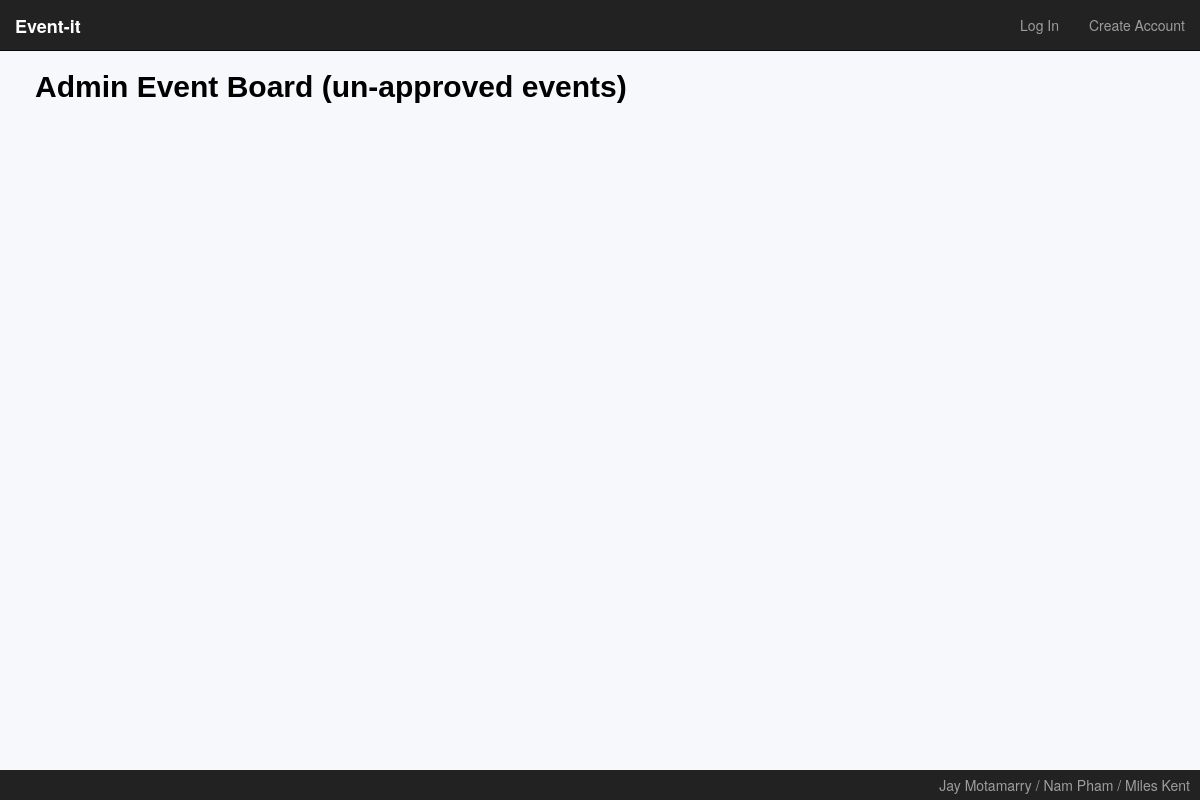
Page /members/moderator/ on the earlier database version.
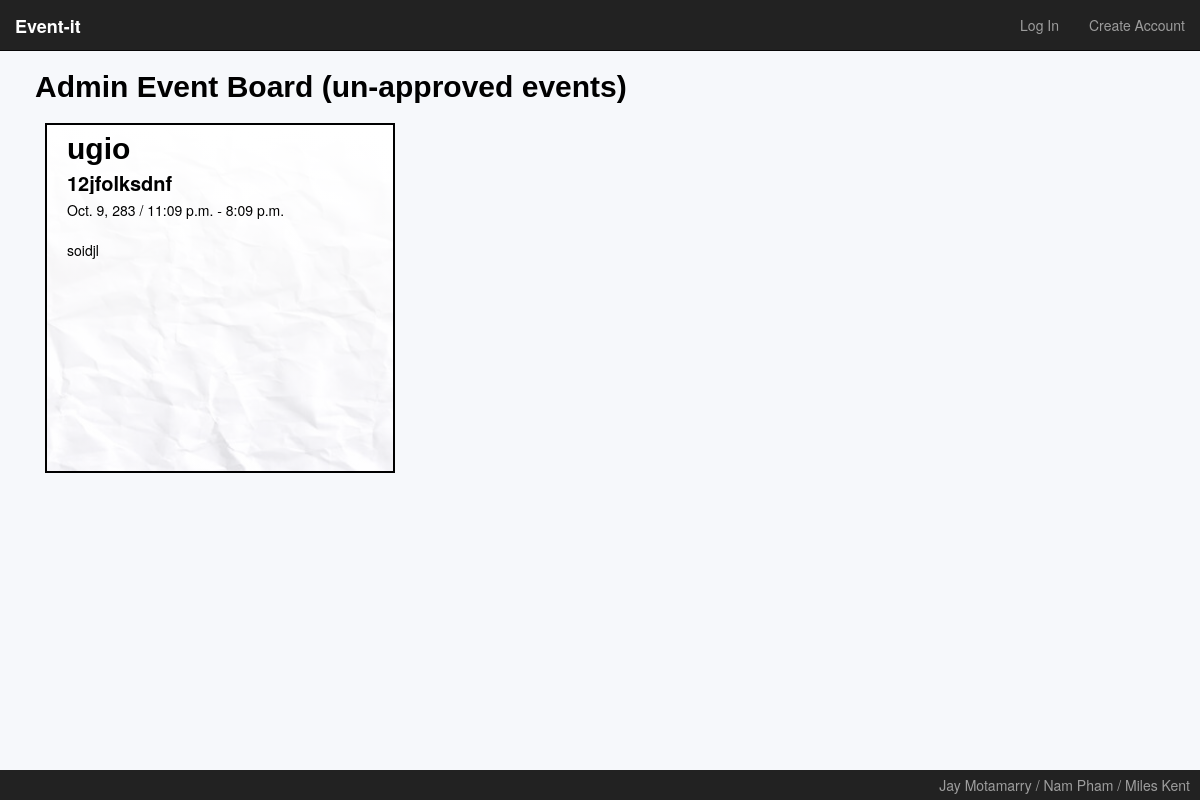
Same page on the later database version.
### events/models.py (models this page shows, shortened)
class Event(models.Model):                                      # makes the main data model, each event has the attributes below
    title        = models.CharField(max_length=120)
    description  = models.TextField(blank=True, default='')
    repeats      = models.BooleanField(default=False)
    approved     = models.BooleanField(default=False)
    date         = models.DateField()
    start_time   = models.TimeField()
    end_time     = models.TimeField()
    posting_club = models.CharField(max_length=100)
    user         = models.ForeignKey(to=User, related_name="events", blank=True, null=True, on_delete=models.CASCADE)
    image        = models.ImageField(null=True, blank=True, upload_to='images/')

### members/views.py (the view)
def moderator_view(request):        # directs to a page for only moderators
    sorted_list = Event.objects.all().order_by('date', 'start_time')
    return render(request, 'authenticate/moderator.html', { 'object_list': sorted_list })

### members/templates/authenticate/moderator.html (shortened to what this page needs)
{% extends 'base.html' %}
{% block content %}
{% load static %} <link rel="stylesheet" href="{% static 'eventboard.css' %}">
<h1>Admin Event Board (un-approved events)</h1>
  {% for event in object_list %}
    {% if event.approved == False %}
      <div class="column">
        <a href="/members/moderator/view/{{ event.id }}/">
          <div class="box">
            {% load static %}
            {% if event.image %}
            <img src="{{ event.image.url }}" alt="Paper">
            {% else %}
            <img src="{% static 'images/paper.jpg' %}" alt="Paper">
            {% endif %}
            <div class="gradient"></div>
            <h1><div class="ellipsis">{{ event.title }}</div></h1>
            <h2><div class="ellipsis">{{ event.posting_club }}</div></h2>
            <p>
              {{ event.date }} / {{ event.start_time }} - {{ event.end_time }}
              <br><br>
              {% if event.description %}{{ event.description }}{% else %}N/A{% endif %}
            </p>
          </div>
        </a>
      </div>
    {% endif %}
{% endfor %}
{% endblock %}

### templates/base.html (shortened to what this page needs)
<!doctype html>
<html lang="en">
  <head>
    <link rel="stylesheet" href="https://cdn.jsdelivr.net/npm/bootstrap@3.4.1/dist/css/bootstrap.min.css">
  </head>
  <body>
    {% load static %}
    {% include 'navbar.html' %}
    {% include 'footer.html' %}
    <link rel="stylesheet" href="{% static 'base.css' %}">
    {% block content %}
    {% endblock %}
  </body>
</html>

### templates/navbar.html (shortened to what this page needs)
<nav class="navbar navbar-inverse navbar-fixed-top">
    <div class="container-fluid">
      <div class="navbar-header">
        <a class="navbar-brand" href="/event/board/"><b>Event-it</b></a>
      </div>
      <div class="collapse navbar-collapse" id="bs-example-navbar-collapse-1">
        <ul class="nav navbar-nav navbar-right">
          {% if user.is_authenticated %}
          <li><a class='nav-link' href="/event/create/">Create Event Request</a></li>
          <li><a class='nav-link' href="/members/logout_user/">Log Out</a></li>
          {% else %}
          <li><a href="/members/login_user/">Log In</a></li>
          <li><a href="/members/register_user/">Create Account</a></li>
          {% endif %}
        </ul>
      </div>
    </div>
  </nav>

### templates/footer.html (shortened to what this page needs)
    <div class="footer">
      <p>Jay Motamarry / Nam Pham / Miles Kent</p>
    </div>

### events/static/base.css (style rules this page uses)
body { background-color: rgba(0, 77, 150, 0.034); margin-left: 30px; padding-bottom: 100px; }

### events/static/eventboard.css (style rules this page uses)
body { margin-right: 20px; margin-top: 70px; }
.ellipsis { text-overflow: ellipsis; white-space: nowrap; overflow: hidden; }
h1 { margin: 5px; font-stretch: condensed; font-size: 30px; font-weight: bold; font-family: Arial; color: rgb(0, 0, 0); }
h2 { margin: 5px; font-size: 20px; font-weight: bold; color: rgb(0, 0, 0); }
p { margin: 5px; }
.box { transition: all .3s ease; width: 350px; height: 350px; margin: 15px; border: 2px solid #000000; background-color: white; float: left; position: relative; }
.box .gradient { width: 100%; height: 100%; background: linear-gradient(to bottom, rgb(255, 255, 255), rgba(255, 255, 255, 0.5)); position: absolute; top: 0; left: 0; }
.box h1 { position: absolute; width: 90%; top: 2px; left: 15px; font-stretch: condensed; font-size: 30px; font-weight: bold; font-family: Arial; color: rgb(0, 0, 0); }
.box h2 { position: absolute; width: 90%; font-size: 20px; font-weight: bold; top: 42px; left: 15px; color: rgb(0, 0, 0); }
.box img { position: absolute; width: 100%; height: 100%; object-fit: cover; }
.box p { position: absolute; top: 70px; left: 15px; width: 80%; color: rgb(0, 0, 0); overflow: hidden; display: -webkit-box; -webkit-box-orient: vertical; -webkit-line-clamp: 6; }
img { display: block; margin-left: auto; margin-right: auto; width: 40%; }
.column { float: left; width: 20%; }

### templates/footer.html (style rules this page uses)
.footer { position: fixed; z-index: 9; left: 0; bottom: 0; width: 100%; height: 30px; color: rgb(158, 158, 158); text-align: right; background-color: #222; border-color: #080808; padding-right: 5px; }

Differences in the rows shown:
added Event: approved False (drawn), title "ugio", posting_club "12jfolksdnf", date "Oct. 9, 283", start_time "11:09 p.m.", end_time "8:09 p.m.", description "soidjl"
